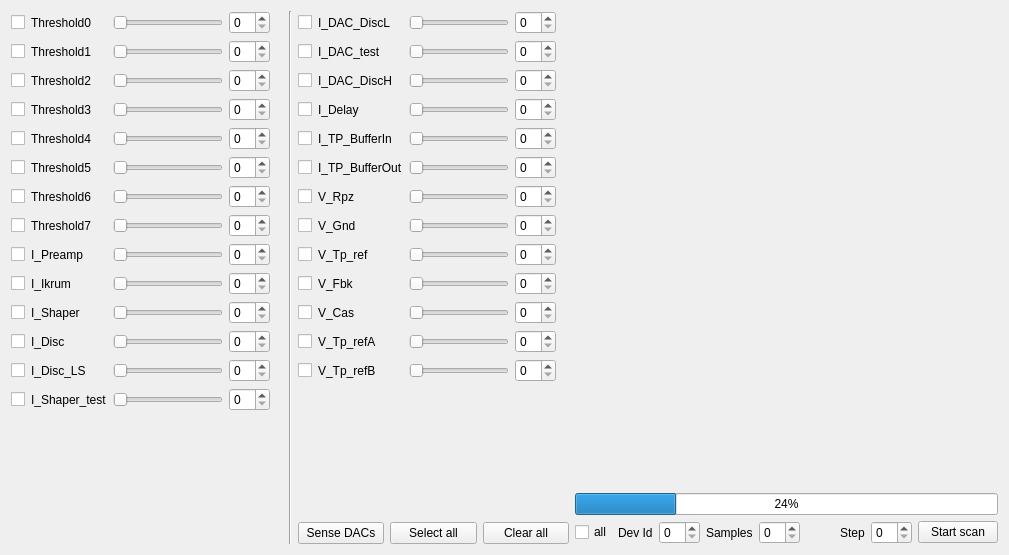
<?xml version="1.0" encoding="UTF-8"?>
<ui version="4.0">
 <class>QCstmDacs</class>
 <widget class="QWidget" name="QCstmDacs">
  <property name="geometry">
   <rect>
    <x>0</x>
    <y>0</y>
    <width>1009</width>
    <height>555</height>
   </rect>
  </property>
  <property name="windowTitle">
   <string>Form</string>
  </property>
  <property name="toolTip">
   <string>DACs</string>
  </property>
  <property name="locale">
   <locale language="English" country="UnitedKingdom"/>
  </property>
  <layout class="QHBoxLayout" name="horizontalLayout_2">
   <item>
    <layout class="QHBoxLayout" name="horizontalLayout_4" stretch="0,0,0,0">
     <item>
      <layout class="QGridLayout" name="gridLayout1">
       <item row="7" column="2">
        <widget class="QSlider" name="dac7hSlider">
         <property name="orientation">
          <enum>Qt::Horizontal</enum>
         </property>
        </widget>
       </item>
       <item row="7" column="4">
        <widget class="QLabel" name="dac7VLabel">
         <property name="text">
          <string/>
         </property>
        </widget>
       </item>
       <item row="7" column="3">
        <widget class="QSpinBox" name="dac7SpinBox">
         <property name="keyboardTracking">
          <bool>false</bool>
         </property>
        </widget>
       </item>
       <item row="8" column="1">
        <widget class="QLabel" name="dac8Label">
         <property name="text">
          <string>I_Preamp</string>
         </property>
        </widget>
       </item>
       <item row="8" column="2">
        <widget class="QSlider" name="dac8hSlider">
         <property name="orientation">
          <enum>Qt::Horizontal</enum>
         </property>
        </widget>
       </item>
       <item row="8" column="3">
        <widget class="QSpinBox" name="dac8SpinBox">
         <property name="keyboardTracking">
          <bool>false</bool>
         </property>
        </widget>
       </item>
       <item row="8" column="4">
        <widget class="QLabel" name="dac8VLabel">
         <property name="text">
          <string/>
         </property>
        </widget>
       </item>
       <item row="9" column="1">
        <widget class="QLabel" name="dac9Label">
         <property name="text">
          <string>I_Ikrum</string>
         </property>
        </widget>
       </item>
       <item row="9" column="2">
        <widget class="QSlider" name="dac9hSlider">
         <property name="orientation">
          <enum>Qt::Horizontal</enum>
         </property>
        </widget>
       </item>
       <item row="9" column="3">
        <widget class="QSpinBox" name="dac9SpinBox">
         <property name="keyboardTracking">
          <bool>false</bool>
         </property>
        </widget>
       </item>
       <item row="9" column="4">
        <widget class="QLabel" name="dac9VLabel">
         <property name="text">
          <string/>
         </property>
        </widget>
       </item>
       <item row="10" column="1">
        <widget class="QLabel" name="dac10Label">
         <property name="text">
          <string>I_Shaper</string>
         </property>
        </widget>
       </item>
       <item row="10" column="2">
        <widget class="QSlider" name="dac10hSlider">
         <property name="orientation">
          <enum>Qt::Horizontal</enum>
         </property>
        </widget>
       </item>
       <item row="10" column="3">
        <widget class="QSpinBox" name="dac10SpinBox">
         <property name="keyboardTracking">
          <bool>false</bool>
         </property>
        </widget>
       </item>
       <item row="10" column="4">
        <widget class="QLabel" name="dac10VLabel">
         <property name="text">
          <string/>
         </property>
        </widget>
       </item>
       <item row="11" column="1">
        <widget class="QLabel" name="dac11Label">
         <property name="text">
          <string>I_Disc</string>
         </property>
        </widget>
       </item>
       <item row="11" column="2">
        <widget class="QSlider" name="dac11hSlider">
         <property name="orientation">
          <enum>Qt::Horizontal</enum>
         </property>
        </widget>
       </item>
       <item row="11" column="3">
        <widget class="QSpinBox" name="dac11SpinBox">
         <property name="keyboardTracking">
          <bool>false</bool>
         </property>
        </widget>
       </item>
       <item row="11" column="4">
        <widget class="QLabel" name="dac11VLabel">
         <property name="text">
          <string/>
         </property>
        </widget>
       </item>
       <item row="12" column="1">
        <widget class="QLabel" name="dac12Label">
         <property name="text">
          <string>I_Disc_LS</string>
         </property>
        </widget>
       </item>
       <item row="12" column="2">
        <widget class="QSlider" name="dac12hSlider">
         <property name="orientation">
          <enum>Qt::Horizontal</enum>
         </property>
        </widget>
       </item>
       <item row="12" column="3">
        <widget class="QSpinBox" name="dac12SpinBox">
         <property name="keyboardTracking">
          <bool>false</bool>
         </property>
        </widget>
       </item>
       <item row="12" column="4">
        <widget class="QLabel" name="dac12VLabel">
         <property name="text">
          <string/>
         </property>
        </widget>
       </item>
       <item row="13" column="1">
        <widget class="QLabel" name="dac13Label">
         <property name="text">
          <string>I_Shaper_test</string>
         </property>
        </widget>
       </item>
       <item row="13" column="2">
        <widget class="QSlider" name="dac13hSlider">
         <property name="orientation">
          <enum>Qt::Horizontal</enum>
         </property>
        </widget>
       </item>
       <item row="13" column="3">
        <widget class="QSpinBox" name="dac13SpinBox">
         <property name="keyboardTracking">
          <bool>false</bool>
         </property>
        </widget>
       </item>
       <item row="13" column="4">
        <widget class="QLabel" name="dac13VLabel">
         <property name="text">
          <string/>
         </property>
        </widget>
       </item>
       <item row="0" column="0">
        <widget class="QCheckBox" name="dac0CheckBox">
         <property name="text">
          <string/>
         </property>
         <property name="shortcut">
          <string>T, 0</string>
         </property>
        </widget>
       </item>
       <item row="1" column="0">
        <widget class="QCheckBox" name="dac1CheckBox">
         <property name="text">
          <string/>
         </property>
         <property name="shortcut">
          <string>T, 1</string>
         </property>
        </widget>
       </item>
       <item row="2" column="0">
        <widget class="QCheckBox" name="dac2CheckBox">
         <property name="text">
          <string/>
         </property>
         <property name="shortcut">
          <string>T, 2</string>
         </property>
        </widget>
       </item>
       <item row="3" column="0">
        <widget class="QCheckBox" name="dac3CheckBox">
         <property name="text">
          <string/>
         </property>
         <property name="shortcut">
          <string>T, 3</string>
         </property>
        </widget>
       </item>
       <item row="4" column="0">
        <widget class="QCheckBox" name="dac4CheckBox">
         <property name="text">
          <string/>
         </property>
         <property name="shortcut">
          <string>T, 4</string>
         </property>
        </widget>
       </item>
       <item row="1" column="1">
        <widget class="QLabel" name="dac1Label">
         <property name="text">
          <string>Threshold1</string>
         </property>
        </widget>
       </item>
       <item row="0" column="1">
        <widget class="QLabel" name="dac0Label">
         <property name="text">
          <string>Threshold0</string>
         </property>
        </widget>
       </item>
       <item row="0" column="2">
        <widget class="QSlider" name="dac0hSlider">
         <property name="orientation">
          <enum>Qt::Horizontal</enum>
         </property>
        </widget>
       </item>
       <item row="0" column="3">
        <widget class="QSpinBox" name="dac0SpinBox">
         <property name="keyboardTracking">
          <bool>false</bool>
         </property>
        </widget>
       </item>
       <item row="0" column="4">
        <widget class="QLabel" name="dac0VLabel">
         <property name="text">
          <string/>
         </property>
        </widget>
       </item>
       <item row="1" column="4">
        <widget class="QLabel" name="dac1VLabel">
         <property name="text">
          <string/>
         </property>
        </widget>
       </item>
       <item row="1" column="3">
        <widget class="QSpinBox" name="dac1SpinBox">
         <property name="keyboardTracking">
          <bool>false</bool>
         </property>
        </widget>
       </item>
       <item row="1" column="2">
        <widget class="QSlider" name="dac1hSlider">
         <property name="orientation">
          <enum>Qt::Horizontal</enum>
         </property>
        </widget>
       </item>
       <item row="2" column="1">
        <widget class="QLabel" name="dac2Label">
         <property name="text">
          <string>Threshold2</string>
         </property>
        </widget>
       </item>
       <item row="2" column="3">
        <widget class="QSpinBox" name="dac2SpinBox">
         <property name="keyboardTracking">
          <bool>false</bool>
         </property>
        </widget>
       </item>
       <item row="2" column="4">
        <widget class="QLabel" name="dac2VLabel">
         <property name="text">
          <string/>
         </property>
        </widget>
       </item>
       <item row="2" column="2">
        <widget class="QSlider" name="dac2hSlider">
         <property name="orientation">
          <enum>Qt::Horizontal</enum>
         </property>
        </widget>
       </item>
       <item row="3" column="1">
        <widget class="QLabel" name="dac3Label">
         <property name="text">
          <string>Threshold3</string>
         </property>
        </widget>
       </item>
       <item row="3" column="2">
        <widget class="QSlider" name="dac3hSlider">
         <property name="orientation">
          <enum>Qt::Horizontal</enum>
         </property>
        </widget>
       </item>
       <item row="3" column="4">
        <widget class="QLabel" name="dac3VLabel">
         <property name="text">
          <string/>
         </property>
        </widget>
       </item>
       <item row="3" column="3">
        <widget class="QSpinBox" name="dac3SpinBox">
         <property name="keyboardTracking">
          <bool>false</bool>
         </property>
        </widget>
       </item>
       <item row="4" column="1">
        <widget class="QLabel" name="dac4Label">
         <property name="text">
          <string>Threshold4</string>
         </property>
        </widget>
       </item>
       <item row="4" column="2">
        <widget class="QSlider" name="dac4hSlider">
         <property name="orientation">
          <enum>Qt::Horizontal</enum>
         </property>
        </widget>
       </item>
       <item row="4" column="3">
        <widget class="QSpinBox" name="dac4SpinBox">
         <property name="keyboardTracking">
          <bool>false</bool>
         </property>
        </widget>
       </item>
       <item row="4" column="4">
        <widget class="QLabel" name="dac4VLabel">
         <property name="text">
          <string/>
         </property>
        </widget>
       </item>
       <item row="5" column="1">
        <widget class="QLabel" name="dac5Label">
         <property name="text">
          <string>Threshold5</string>
         </property>
        </widget>
       </item>
       <item row="5" column="2">
        <widget class="QSlider" name="dac5hSlider">
         <property name="orientation">
          <enum>Qt::Horizontal</enum>
         </property>
        </widget>
       </item>
       <item row="5" column="3">
        <widget class="QSpinBox" name="dac5SpinBox">
         <property name="keyboardTracking">
          <bool>false</bool>
         </property>
        </widget>
       </item>
       <item row="5" column="4">
        <widget class="QLabel" name="dac5VLabel">
         <property name="text">
          <string/>
         </property>
        </widget>
       </item>
       <item row="6" column="1">
        <widget class="QLabel" name="dac6Label">
         <property name="text">
          <string>Threshold6</string>
         </property>
        </widget>
       </item>
       <item row="6" column="2">
        <widget class="QSlider" name="dac6hSlider">
         <property name="orientation">
          <enum>Qt::Horizontal</enum>
         </property>
        </widget>
       </item>
       <item row="6" column="3">
        <widget class="QSpinBox" name="dac6SpinBox">
         <property name="keyboardTracking">
          <bool>false</bool>
         </property>
        </widget>
       </item>
       <item row="6" column="4">
        <widget class="QLabel" name="dac6VLabel">
         <property name="text">
          <string/>
         </property>
        </widget>
       </item>
       <item row="7" column="1">
        <widget class="QLabel" name="dac7Label">
         <property name="text">
          <string>Threshold7</string>
         </property>
        </widget>
       </item>
       <item row="5" column="0">
        <widget class="QCheckBox" name="dac5CheckBox">
         <property name="text">
          <string/>
         </property>
         <property name="shortcut">
          <string>T, 5</string>
         </property>
        </widget>
       </item>
       <item row="6" column="0">
        <widget class="QCheckBox" name="dac6CheckBox">
         <property name="text">
          <string/>
         </property>
         <property name="shortcut">
          <string>T, 6</string>
         </property>
        </widget>
       </item>
       <item row="7" column="0">
        <widget class="QCheckBox" name="dac7CheckBox">
         <property name="text">
          <string/>
         </property>
         <property name="shortcut">
          <string>T, 7</string>
         </property>
        </widget>
       </item>
       <item row="8" column="0">
        <widget class="QCheckBox" name="dac8CheckBox">
         <property name="text">
          <string/>
         </property>
        </widget>
       </item>
       <item row="9" column="0">
        <widget class="QCheckBox" name="dac9CheckBox">
         <property name="text">
          <string/>
         </property>
         <property name="shortcut">
          <string>I, K</string>
         </property>
        </widget>
       </item>
       <item row="10" column="0">
        <widget class="QCheckBox" name="dac10CheckBox">
         <property name="text">
          <string/>
         </property>
        </widget>
       </item>
       <item row="11" column="0">
        <widget class="QCheckBox" name="dac11CheckBox">
         <property name="text">
          <string/>
         </property>
        </widget>
       </item>
       <item row="12" column="0">
        <widget class="QCheckBox" name="dac12CheckBox">
         <property name="text">
          <string/>
         </property>
        </widget>
       </item>
       <item row="13" column="0">
        <widget class="QCheckBox" name="dac13CheckBox">
         <property name="text">
          <string/>
         </property>
        </widget>
       </item>
       <item row="15" column="2">
        <spacer name="verticalSpacer_3">
         <property name="orientation">
          <enum>Qt::Vertical</enum>
         </property>
         <property name="sizeHint" stdset="0">
          <size>
           <width>20</width>
           <height>40</height>
          </size>
         </property>
        </spacer>
       </item>
      </layout>
     </item>
     <item>
      <widget class="Line" name="line">
       <property name="orientation">
        <enum>Qt::Vertical</enum>
       </property>
      </widget>
     </item>
     <item>
      <layout class="QVBoxLayout" name="verticalLayout_5" stretch="10,0,0,0">
       <item>
        <layout class="QGridLayout" name="gridLayout2">
         <item row="3" column="1">
          <widget class="QLabel" name="dac17Label">
           <property name="text">
            <string>I_Delay</string>
           </property>
          </widget>
         </item>
         <item row="3" column="3">
          <widget class="QSpinBox" name="dac17SpinBox">
           <property name="keyboardTracking">
            <bool>false</bool>
           </property>
          </widget>
         </item>
         <item row="3" column="2">
          <widget class="QSlider" name="dac17hSlider">
           <property name="orientation">
            <enum>Qt::Horizontal</enum>
           </property>
          </widget>
         </item>
         <item row="3" column="4">
          <widget class="QLabel" name="dac17VLabel">
           <property name="text">
            <string/>
           </property>
          </widget>
         </item>
         <item row="7" column="2">
          <widget class="QSlider" name="dac21hSlider">
           <property name="orientation">
            <enum>Qt::Horizontal</enum>
           </property>
          </widget>
         </item>
         <item row="9" column="3">
          <widget class="QSpinBox" name="dac23SpinBox">
           <property name="keyboardTracking">
            <bool>false</bool>
           </property>
          </widget>
         </item>
         <item row="7" column="3">
          <widget class="QSpinBox" name="dac21SpinBox">
           <property name="keyboardTracking">
            <bool>false</bool>
           </property>
          </widget>
         </item>
         <item row="7" column="4">
          <widget class="QLabel" name="dac21VLabel">
           <property name="text">
            <string/>
           </property>
          </widget>
         </item>
         <item row="7" column="1">
          <widget class="QLabel" name="dac21Label">
           <property name="text">
            <string>V_Gnd</string>
           </property>
          </widget>
         </item>
         <item row="8" column="1">
          <widget class="QLabel" name="dac22Label">
           <property name="text">
            <string>V_Tp_ref</string>
           </property>
          </widget>
         </item>
         <item row="2" column="3">
          <widget class="QSpinBox" name="dac16SpinBox">
           <property name="keyboardTracking">
            <bool>false</bool>
           </property>
          </widget>
         </item>
         <item row="11" column="3">
          <widget class="QSpinBox" name="dac25SpinBox">
           <property name="keyboardTracking">
            <bool>false</bool>
           </property>
          </widget>
         </item>
         <item row="11" column="4">
          <widget class="QLabel" name="dac25VLabel">
           <property name="text">
            <string/>
           </property>
          </widget>
         </item>
         <item row="11" column="2">
          <widget class="QSlider" name="dac25hSlider">
           <property name="orientation">
            <enum>Qt::Horizontal</enum>
           </property>
          </widget>
         </item>
         <item row="10" column="3">
          <widget class="QSpinBox" name="dac24SpinBox">
           <property name="keyboardTracking">
            <bool>false</bool>
           </property>
          </widget>
         </item>
         <item row="10" column="4">
          <widget class="QLabel" name="dac24VLabel">
           <property name="text">
            <string/>
           </property>
          </widget>
         </item>
         <item row="4" column="3">
          <widget class="QSpinBox" name="dac18SpinBox">
           <property name="keyboardTracking">
            <bool>false</bool>
           </property>
          </widget>
         </item>
         <item row="11" column="1">
          <widget class="QLabel" name="dac25Label">
           <property name="text">
            <string>V_Tp_refA</string>
           </property>
          </widget>
         </item>
         <item row="4" column="2">
          <widget class="QSlider" name="dac18hSlider">
           <property name="orientation">
            <enum>Qt::Horizontal</enum>
           </property>
          </widget>
         </item>
         <item row="4" column="1">
          <widget class="QLabel" name="dac18Label">
           <property name="text">
            <string>I_TP_BufferIn</string>
           </property>
          </widget>
         </item>
         <item row="4" column="4">
          <widget class="QLabel" name="dac18VLabel">
           <property name="text">
            <string/>
           </property>
          </widget>
         </item>
         <item row="9" column="1">
          <widget class="QLabel" name="dac23Label">
           <property name="text">
            <string>V_Fbk</string>
           </property>
          </widget>
         </item>
         <item row="9" column="2">
          <widget class="QSlider" name="dac23hSlider">
           <property name="orientation">
            <enum>Qt::Horizontal</enum>
           </property>
          </widget>
         </item>
         <item row="6" column="2">
          <widget class="QSlider" name="dac20hSlider">
           <property name="orientation">
            <enum>Qt::Horizontal</enum>
           </property>
          </widget>
         </item>
         <item row="6" column="3">
          <widget class="QSpinBox" name="dac20SpinBox">
           <property name="keyboardTracking">
            <bool>false</bool>
           </property>
          </widget>
         </item>
         <item row="6" column="4">
          <widget class="QLabel" name="dac20VLabel">
           <property name="text">
            <string/>
           </property>
          </widget>
         </item>
         <item row="8" column="2">
          <widget class="QSlider" name="dac22hSlider">
           <property name="orientation">
            <enum>Qt::Horizontal</enum>
           </property>
          </widget>
         </item>
         <item row="8" column="3">
          <widget class="QSpinBox" name="dac22SpinBox">
           <property name="keyboardTracking">
            <bool>false</bool>
           </property>
          </widget>
         </item>
         <item row="8" column="4">
          <widget class="QLabel" name="dac22VLabel">
           <property name="text">
            <string/>
           </property>
          </widget>
         </item>
         <item row="1" column="1">
          <widget class="QLabel" name="dac15Label">
           <property name="text">
            <string>I_DAC_test</string>
           </property>
          </widget>
         </item>
         <item row="1" column="2">
          <widget class="QSlider" name="dac15hSlider">
           <property name="orientation">
            <enum>Qt::Horizontal</enum>
           </property>
          </widget>
         </item>
         <item row="1" column="3">
          <widget class="QSpinBox" name="dac15SpinBox">
           <property name="keyboardTracking">
            <bool>false</bool>
           </property>
          </widget>
         </item>
         <item row="12" column="1">
          <widget class="QLabel" name="dac26Label">
           <property name="text">
            <string>V_Tp_refB</string>
           </property>
          </widget>
         </item>
         <item row="12" column="2">
          <widget class="QSlider" name="dac26hSlider">
           <property name="orientation">
            <enum>Qt::Horizontal</enum>
           </property>
          </widget>
         </item>
         <item row="12" column="3">
          <widget class="QSpinBox" name="dac26SpinBox">
           <property name="keyboardTracking">
            <bool>false</bool>
           </property>
          </widget>
         </item>
         <item row="12" column="4">
          <widget class="QLabel" name="dac26VLabel">
           <property name="text">
            <string/>
           </property>
          </widget>
         </item>
         <item row="5" column="1">
          <widget class="QLabel" name="dac19Label">
           <property name="text">
            <string>I_TP_BufferOut</string>
           </property>
          </widget>
         </item>
         <item row="5" column="3">
          <widget class="QSpinBox" name="dac19SpinBox">
           <property name="keyboardTracking">
            <bool>false</bool>
           </property>
          </widget>
         </item>
         <item row="2" column="1">
          <widget class="QLabel" name="dac16Label">
           <property name="text">
            <string>I_DAC_DiscH</string>
           </property>
          </widget>
         </item>
         <item row="1" column="4">
          <widget class="QLabel" name="dac15VLabel">
           <property name="text">
            <string/>
           </property>
          </widget>
         </item>
         <item row="0" column="3">
          <widget class="QSpinBox" name="dac14SpinBox">
           <property name="keyboardTracking">
            <bool>false</bool>
           </property>
          </widget>
         </item>
         <item row="0" column="4">
          <widget class="QLabel" name="dac14VLabel">
           <property name="text">
            <string/>
           </property>
          </widget>
         </item>
         <item row="5" column="4">
          <widget class="QLabel" name="dac19VLabel">
           <property name="text">
            <string/>
           </property>
          </widget>
         </item>
         <item row="5" column="2">
          <widget class="QSlider" name="dac19hSlider">
           <property name="orientation">
            <enum>Qt::Horizontal</enum>
           </property>
          </widget>
         </item>
         <item row="6" column="1">
          <widget class="QLabel" name="dac20Label">
           <property name="text">
            <string>V_Rpz</string>
           </property>
          </widget>
         </item>
         <item row="2" column="4">
          <widget class="QLabel" name="dac16VLabel">
           <property name="text">
            <string/>
           </property>
          </widget>
         </item>
         <item row="2" column="2">
          <widget class="QSlider" name="dac16hSlider">
           <property name="orientation">
            <enum>Qt::Horizontal</enum>
           </property>
          </widget>
         </item>
         <item row="0" column="1">
          <widget class="QLabel" name="dac14Label">
           <property name="text">
            <string>I_DAC_DiscL</string>
           </property>
          </widget>
         </item>
         <item row="0" column="2">
          <widget class="QSlider" name="dac14hSlider">
           <property name="orientation">
            <enum>Qt::Horizontal</enum>
           </property>
          </widget>
         </item>
         <item row="10" column="1">
          <widget class="QLabel" name="dac24Label">
           <property name="text">
            <string>V_Cas</string>
           </property>
          </widget>
         </item>
         <item row="10" column="2">
          <widget class="QSlider" name="dac24hSlider">
           <property name="orientation">
            <enum>Qt::Horizontal</enum>
           </property>
          </widget>
         </item>
         <item row="9" column="4">
          <widget class="QLabel" name="dac23VLabel">
           <property name="text">
            <string/>
           </property>
          </widget>
         </item>
         <item row="0" column="0">
          <widget class="QCheckBox" name="dac14CheckBox">
           <property name="text">
            <string/>
           </property>
          </widget>
         </item>
         <item row="1" column="0">
          <widget class="QCheckBox" name="dac15CheckBox">
           <property name="text">
            <string/>
           </property>
          </widget>
         </item>
         <item row="2" column="0">
          <widget class="QCheckBox" name="dac16CheckBox">
           <property name="text">
            <string/>
           </property>
          </widget>
         </item>
         <item row="3" column="0">
          <widget class="QCheckBox" name="dac17CheckBox">
           <property name="text">
            <string/>
           </property>
          </widget>
         </item>
         <item row="4" column="0">
          <widget class="QCheckBox" name="dac18CheckBox">
           <property name="text">
            <string/>
           </property>
          </widget>
         </item>
         <item row="5" column="0">
          <widget class="QCheckBox" name="dac19CheckBox">
           <property name="text">
            <string/>
           </property>
          </widget>
         </item>
         <item row="6" column="0">
          <widget class="QCheckBox" name="dac20CheckBox">
           <property name="text">
            <string/>
           </property>
          </widget>
         </item>
         <item row="7" column="0">
          <widget class="QCheckBox" name="dac21CheckBox">
           <property name="text">
            <string/>
           </property>
          </widget>
         </item>
         <item row="8" column="0">
          <widget class="QCheckBox" name="dac22CheckBox">
           <property name="text">
            <string/>
           </property>
          </widget>
         </item>
         <item row="9" column="0">
          <widget class="QCheckBox" name="dac23CheckBox">
           <property name="text">
            <string/>
           </property>
          </widget>
         </item>
         <item row="10" column="0">
          <widget class="QCheckBox" name="dac24CheckBox">
           <property name="text">
            <string/>
           </property>
          </widget>
         </item>
         <item row="11" column="0">
          <widget class="QCheckBox" name="dac25CheckBox">
           <property name="text">
            <string/>
           </property>
          </widget>
         </item>
         <item row="12" column="0">
          <widget class="QCheckBox" name="dac26CheckBox">
           <property name="text">
            <string/>
           </property>
          </widget>
         </item>
        </layout>
       </item>
       <item>
        <spacer name="verticalSpacer_2">
         <property name="orientation">
          <enum>Qt::Vertical</enum>
         </property>
         <property name="sizeHint" stdset="0">
          <size>
           <width>20</width>
           <height>40</height>
          </size>
         </property>
        </spacer>
       </item>
       <item>
        <layout class="QHBoxLayout" name="horizontalLayout_5"/>
       </item>
       <item>
        <layout class="QHBoxLayout" name="horizontalLayout_3">
         <item>
          <widget class="QPushButton" name="senseDACsPushButton">
           <property name="toolTip">
            <string>Click to sense all DACs checked</string>
           </property>
           <property name="text">
            <string>Sense DACs</string>
           </property>
          </widget>
         </item>
         <item>
          <widget class="QPushButton" name="selectAllPushButton">
           <property name="toolTip">
            <string>Select all DACs</string>
           </property>
           <property name="text">
            <string>Select all</string>
           </property>
          </widget>
         </item>
         <item>
          <widget class="QPushButton" name="clearAllPushButton">
           <property name="toolTip">
            <string>Unselect all DACs</string>
           </property>
           <property name="text">
            <string>Clear all</string>
           </property>
          </widget>
         </item>
        </layout>
       </item>
      </layout>
     </item>
     <item>
      <layout class="QVBoxLayout" name="verticalLayout_4" stretch="0,0,0">
       <item>
        <widget class="QCustomPlot" name="plotScan" native="true"/>
       </item>
       <item>
        <widget class="QProgressBar" name="progressBar">
         <property name="toolTip">
          <string>Progress bar</string>
         </property>
         <property name="value">
          <number>24</number>
         </property>
        </widget>
       </item>
       <item>
        <layout class="QHBoxLayout" name="horizontalLayout">
         <item>
          <widget class="QCheckBox" name="allDACSimultaneousCheckBox">
           <property name="text">
            <string>all</string>
           </property>
          </widget>
         </item>
         <item>
          <widget class="QLabel" name="labelDeviceId">
           <property name="toolTip">
            <string>Devide Id</string>
           </property>
           <property name="text">
            <string>Dev Id</string>
           </property>
          </widget>
         </item>
         <item>
          <widget class="QSpinBox" name="deviceIdSpinBox">
           <property name="toolTip">
            <string>Device Id</string>
           </property>
           <property name="keyboardTracking">
            <bool>false</bool>
           </property>
          </widget>
         </item>
         <item>
          <widget class="QLabel" name="labelSamples">
           <property name="toolTip">
            <string>Number of samplings when sensing a DAC</string>
           </property>
           <property name="text">
            <string>Samples</string>
           </property>
          </widget>
         </item>
         <item>
          <widget class="QSpinBox" name="samplesSpinBox">
           <property name="toolTip">
            <string>Number of samplings when sensing a DAC</string>
           </property>
           <property name="keyboardTracking">
            <bool>false</bool>
           </property>
          </widget>
         </item>
         <item>
          <spacer name="horizontalSpacer_2">
           <property name="orientation">
            <enum>Qt::Horizontal</enum>
           </property>
           <property name="sizeHint" stdset="0">
            <size>
             <width>17</width>
             <height>20</height>
            </size>
           </property>
          </spacer>
         </item>
         <item>
          <spacer name="horizontalSpacer">
           <property name="orientation">
            <enum>Qt::Horizontal</enum>
           </property>
           <property name="sizeHint" stdset="0">
            <size>
             <width>17</width>
             <height>20</height>
            </size>
           </property>
          </spacer>
         </item>
         <item>
          <widget class="QLabel" name="labelStep">
           <property name="toolTip">
            <string>Step for a DAC scan</string>
           </property>
           <property name="text">
            <string>Step</string>
           </property>
          </widget>
         </item>
         <item>
          <widget class="QSpinBox" name="scanStepSpinBox">
           <property name="toolTip">
            <string>Step for a DAC scan</string>
           </property>
           <property name="keyboardTracking">
            <bool>false</bool>
           </property>
          </widget>
         </item>
         <item>
          <widget class="QPushButton" name="startScanButton">
           <property name="toolTip">
            <string>Start scan</string>
           </property>
           <property name="text">
            <string>Start scan</string>
           </property>
          </widget>
         </item>
        </layout>
       </item>
      </layout>
     </item>
    </layout>
   </item>
  </layout>
 </widget>
 <customwidgets>
  <customwidget>
   <class>QCustomPlot</class>
   <extends>QWidget</extends>
   <header>qcustomplot.h</header>
   <container>1</container>
  </customwidget>
 </customwidgets>
 <resources/>
 <connections/>
</ui>
